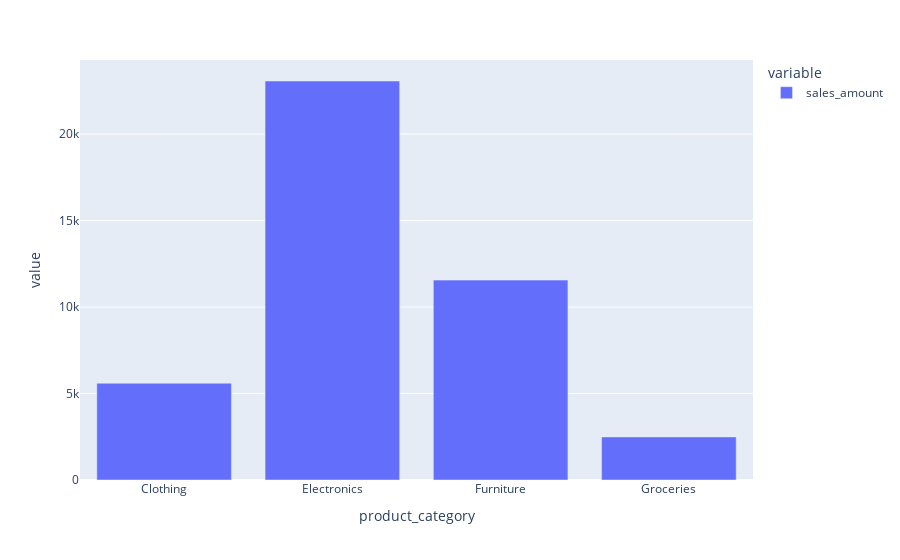

The notebook cell saved with this chart:
### Code cell
# Average sales by product category (bar chart). 
x = data.groupby('product_category')['sales_amount'].mean()
px.bar(x)

### Figure 1 — Plotly figure (JSON) as saved in the notebook; plotly's stock layout.template omitted (floating-point values rounded to 4 significant figures)
{"data": [{"alignmentgroup": "True", "hovertemplate": "variable=sales_amount<br>product_category=%{x}<br>value=%{y}<extra></extra>", "legendgroup": "sales_amount", "marker": {"color": "#636efa", "pattern": {"shape": ""}}, "name": "sales_amount", "offsetgroup": "sales_amount", "orientation": "v", "showlegend": true, "textposition": "auto", "type": "bar", "x": ["Clothing", "Electronics", "Furniture", "Groceries"], "xaxis": "x", "y": [5595.0, 23070.0, 11560.0, 2492.0], "yaxis": "y"}], "layout": {"barmode": "relative", "legend": {"title": {"text": "variable"}, "tracegroupgap": 0}, "margin": {"t": 60}, "xaxis": {"anchor": "y", "domain": [0, 1], "title": {"text": "product_category"}}, "yaxis": {"anchor": "x", "domain": [0, 1], "title": {"text": "value"}}}}
